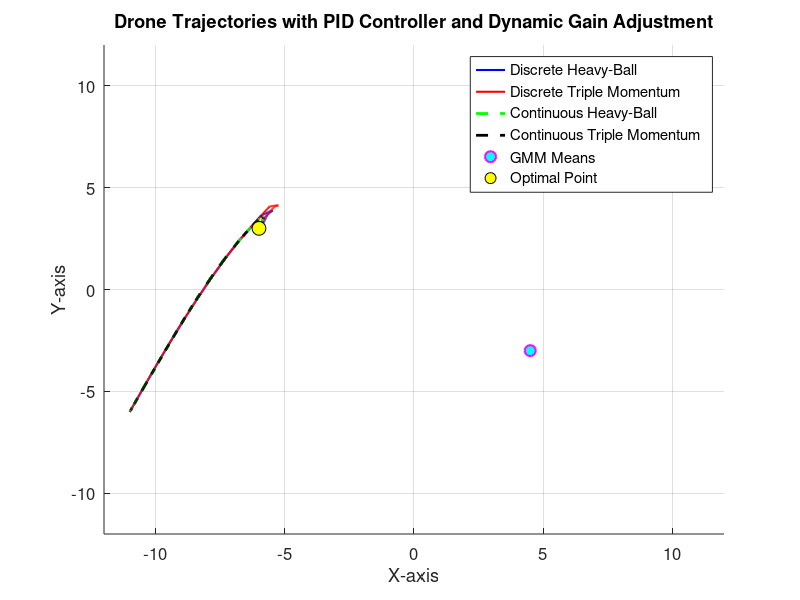
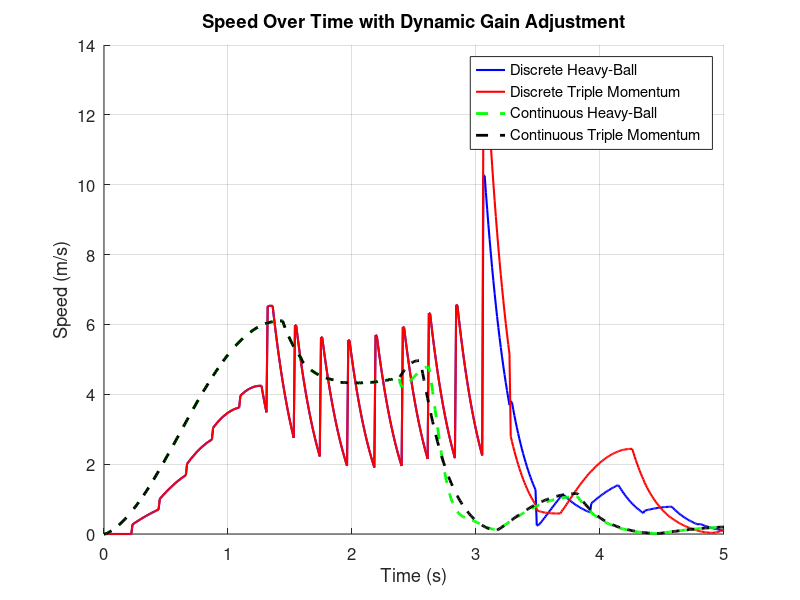
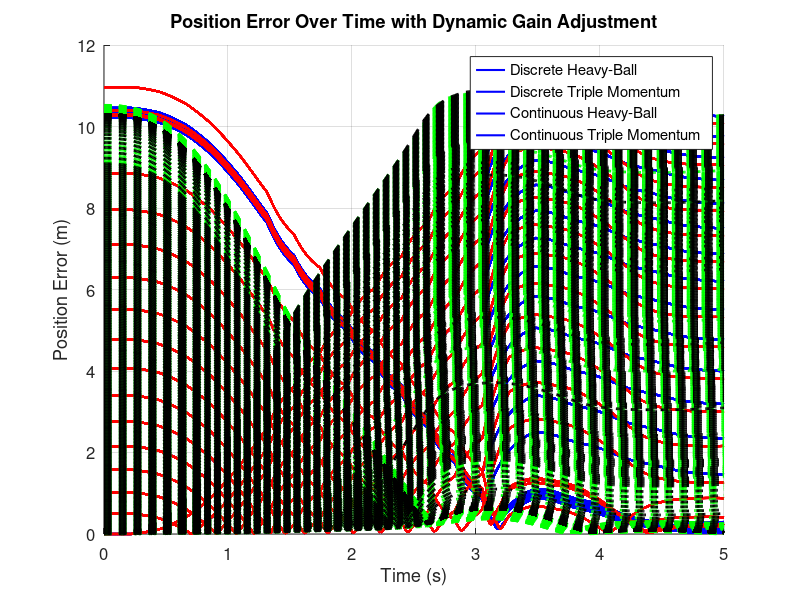

These charts were generated, in order, by the following MATLAB code:
% MATLAB script to simulate drone trajectories using PID controller with dynamic gain adjustment.

% Clear workspace and close figures
clear; close all; clc;

%% Load Data
% Load GMM data
GMMData = load('GMM_Model.mat');

% Load discrete optimization data
discreteData = load('discrete_data.mat');

% Load continuous optimization data
continuousData = load('continuous_data.mat');

%% Prepare Time Vectors
t_span = 5; % Total time span defined in Python

% Simulation time settings
dt_sim = 0.01; % Simulation time step
t_sim = 0:dt_sim:t_span; % Simulation time vector

%% Prepare Trajectory Data
% Discrete methods
x_HD_discrete = discreteData.x_HD';
x_TD_discrete = discreteData.x_TD';

% Continuous methods
x_HC_continuous = continuousData.x_HC';
x_TC_continuous = continuousData.x_TC';

% Optimal point
x0_mean = GMMData.means(2,:);

% GMM settings
means = GMMData.means;
covariances = GMMData.covariances;

%% Simulation Configuration
methods = {'HD', 'TD', 'HC', 'TC'};
method_names = {'Discrete Heavy-Ball', 'Discrete Triple Momentum', 'Continuous Heavy-Ball', 'Continuous Triple Momentum'};

% Original time vectors for trajectories
tDiscrete = linspace(0, t_span, size(x_HD_discrete, 1))';
tContinuous = linspace(0, t_span, size(x_HC_continuous, 1))';

% Trajectories and time vectors
trajectories = {x_HD_discrete, x_TD_discrete, x_HC_continuous, x_TC_continuous};
t_orig_vectors = {tDiscrete, tDiscrete, tContinuous, tContinuous};

% Initialize cell arrays to store simulation outputs
positions = cell(1, length(methods));
velocities = cell(1, length(methods));

%% PID Controller Parameters
% Initial PID gains (you may need to tune these)
Kp = 5;
Ki = 0.1;
Kd = 0.5;

for i = 1:length(methods)
    %% Prepare Reference Trajectory
    traj_data = trajectories{i};
    t_orig = t_orig_vectors{i};
    
    % Interpolate or hold reference trajectory based on method type
    if i <= 2 % Discrete methods
        % Create step-wise reference trajectory
        x_ref = interp1(t_orig, traj_data(:,1), t_sim, 'previous', 'extrap');
        y_ref = interp1(t_orig, traj_data(:,2), t_sim, 'previous', 'extrap');
    else % Continuous methods
        % Interpolate reference trajectory smoothly
        x_ref = interp1(t_orig, traj_data(:,1), t_sim, 'linear', 'extrap');
        y_ref = interp1(t_orig, traj_data(:,2), t_sim, 'linear', 'extrap');
    end
    
    %% Initialize Variables for Simulation
    num_steps = length(t_sim);
    x_actual = zeros(num_steps, 2); % [x, y]
    v_actual = zeros(num_steps, 2); % [vx, vy]
    error_integral = zeros(1, 2);   % Integral of error [ex_i, ey_i]
    error_previous = zeros(1, 2);   % Previous error [ex_prev, ey_prev]
    
    % Initial positions (assuming starting from the first point of the trajectory)
    x_actual(1, :) = traj_data(1, :);
    v_actual(1, :) = [0, 0]; % Assuming starting from rest
    
    for k = 1:num_steps - 1
        % Reference position at current time
        x_ref_k = [x_ref(k), y_ref(k)];
        
        % Compute error between reference and actual position
        error = x_ref_k - x_actual(k, :);
        
        % Update integral of error
        error_integral = error_integral + error * dt_sim;
        
        % Compute derivative of error
        if k == 1
            error_derivative = [0, 0];
            delta_speed = 0;
        else
            error_derivative = (error - error_previous) / dt_sim;
            % Compute change in speed
            speed_current = norm(v_actual(k, :));
            speed_previous = norm(v_actual(k - 1, :));
            delta_speed = speed_current - speed_previous;
        end
        
        % Adjust PID gains if velocity is decreasing
        if delta_speed < 0
            % Velocity is decreasing
            % Adjust PID gains to slow down more rapidly
            Kp_current = Kp * 0.5; % Reduce Kp
            Ki_current = Ki * 0.5; % Reduce Ki
            Kd_current = Kd * 10.0; % Increase Kd
        else
            % Use standard gains
            Kp_current = Kp;
            Ki_current = Ki;
            Kd_current = Kd;
        end
        
        % PID control law for acceleration (assuming mass = 1 for simplicity)
        acceleration = Kp_current * error + Ki_current * error_integral + Kd_current * error_derivative;
        
        % Update velocities
        v_actual(k + 1, :) = v_actual(k, :) + acceleration * dt_sim;
        
        % Update positions
        x_actual(k + 1, :) = x_actual(k, :) + v_actual(k + 1, :) * dt_sim;
        
        % Update previous error
        error_previous = error;
    end
    
    % Store the simulation output
    positions{i} = x_actual;
    velocities{i} = v_actual;
end

%% Plot Results
% Plot the trajectories from the simulations
figure;
hold on;
% Set axes limits and enable grid
xlim([-12, 12]);
ylim([-12, 12]);
grid on;

colors = {'b', 'r', 'g', 'k'};
lineStyles = {'-', '-', '--', '--'}; % Solid for discrete, dashed for continuous methods
lineWidths = [1.5, 1.5, 2, 2]; % Thicker lines for continuous methods

for i = 1:length(methods)
    data = positions{i};
    if ~isempty(data)
        plot(data(:,1), data(:,2), 'Color', colors{i}, 'LineStyle', lineStyles{i}, 'LineWidth', lineWidths(i));
    end
end

% Plot the GMM means
plot(means(:,1), means(:,2), 'mo', 'MarkerSize', 8, 'LineWidth', 1.5, 'MarkerFaceColor', 'c', 'DisplayName', 'GMM Means');

% Plot the optimal point
plot(x0_mean(1), x0_mean(2), 'ko', 'MarkerSize', 10, 'MarkerFaceColor', 'y', 'DisplayName', 'Optimal Point');

legend([method_names, {'GMM Means', 'Optimal Point'}], 'Location', 'Best');

xlabel('X-axis');
ylabel('Y-axis');
title('Drone Trajectories with PID Controller and Dynamic Gain Adjustment');
set(gca, 'FontSize', 12);
hold off;

% Save the figure
exportgraphics(gcf, 'DroneTrajectories_PID_DynamicGain.png', 'Resolution', 300);

%% Plot Position Errors Over Time
figure;
hold on;
grid on;

for i = 1:length(methods)
    t_data = t_sim;
    data = positions{i};
    
    if ~isempty(data)
        % Reference trajectory
        if i <= 2 % Discrete methods
            x_ref = interp1(t_orig_vectors{i}, trajectories{i}(:,1), t_sim, 'previous', 'extrap');
            y_ref = interp1(t_orig_vectors{i}, trajectories{i}(:,2), t_sim, 'previous', 'extrap');
        else % Continuous methods
            x_ref = interp1(t_orig_vectors{i}, trajectories{i}(:,1), t_sim, 'linear', 'extrap');
            y_ref = interp1(t_orig_vectors{i}, trajectories{i}(:,2), t_sim, 'linear', 'extrap');
        end
        
        % Compute position error
        position_error = sqrt((x_ref - data(:,1)).^2 + (y_ref - data(:,2)).^2);
        
        % Plot the position error
        plot(t_data, position_error, 'Color', colors{i}, 'LineStyle', lineStyles{i}, 'LineWidth', lineWidths(i));
    end
end

xlabel('Time (s)');
ylabel('Position Error (m)');
title('Position Error Over Time with Dynamic Gain Adjustment');
legend(method_names, 'Location', 'Best');
set(gca, 'FontSize', 12);
hold off;


%% Plot Velocities Over Time to Show Smoothness
figure;
hold on;
grid on;

for i = 1:length(methods)
    t_data = t_sim;
    v_data = velocities{i};
    
    if ~isempty(v_data)
        speed = sqrt(v_data(:,1).^2 + v_data(:,2).^2);
    
        % Plot the speed
        plot(t_data, speed, 'Color', colors{i}, 'LineStyle', lineStyles{i}, 'LineWidth', lineWidths(i));
    end
end

xlabel('Time (s)');
ylabel('Speed (m/s)');
title('Speed Over Time with Dynamic Gain Adjustment');
legend(method_names, 'Location', 'Best');
set(gca, 'FontSize', 12);
hold off;

% Save the figure
exportgraphics(gcf, 'SpeedOverTime_PID_DynamicGain.png', 'Resolution', 300);
